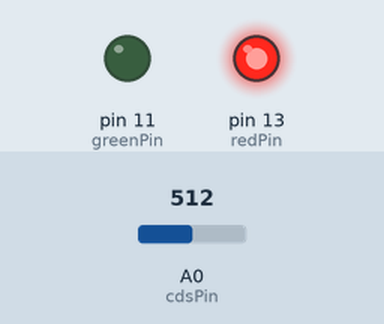
Simulated run of this sketch. Board: Arduino Uno, built with avr-gcc and run on an emulated ATmega328P. Shown: output pins drawn as LEDs (lit = HIGH). Inputs (shaded band) come from the test bench; at power-on: A0 (cdsPin) = 512.

Above: at 1.2 s.
1.3 s: A0 (cdsPin) set to 590
2.8 s: A0 (cdsPin) set to 613
At 3.6 s:
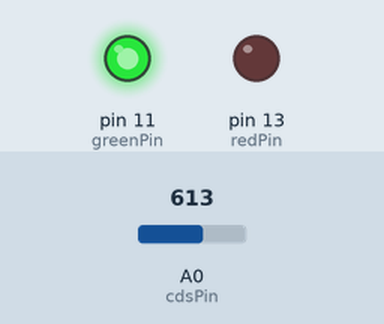
4.3 s: A0 (cdsPin) set to 511
At 4.7 s:
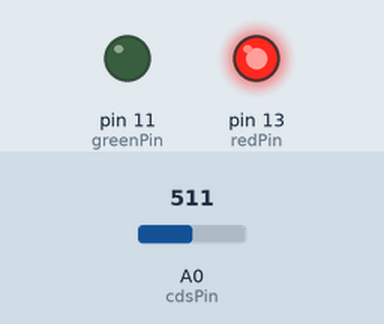
5.8 s: A0 (cdsPin) set to 610
At 7.0 s:
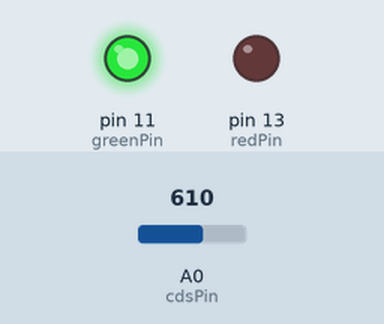
Timing chart, 0 to 8.3 s (numbered marks = the images above; inputs shaded):
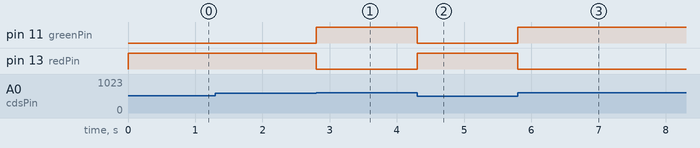

The sketch:

ch09_2.ino
```cpp
int redPin = 13;
int greenPin = 11;
int cdsPin = 0;
int cdsValue = 0;

void setup() {
  pinMode(greenPin, OUTPUT);
  pinMode(redPin, OUTPUT);
}

void loop() {
  cdsValue = analogRead(cdsPin);
  if (cdsValue < 600) {
    digitalWrite(redPin, HIGH);
    digitalWrite(greenPin, LOW);
  } else {
    digitalWrite(redPin, LOW);
    digitalWrite(greenPin, HIGH);
  }
}
```

Measured:
- the behaviour switches between 599 and 600 on A0 (cdsPin) (found by bisection; images 0 and 1)
- after the input at 1.3 s, every drawn part: stays the same
- after the input at 2.8 s, pin 11 (greenPin): LOW → HIGH at once; pin 13 (redPin): HIGH → LOW at once
- after the input at 4.3 s, pin 11 (greenPin): HIGH → LOW at once; pin 13 (redPin): LOW → HIGH at once
- after the input at 5.8 s, pin 11 (greenPin): LOW → HIGH at once; pin 13 (redPin): HIGH → LOW at once
